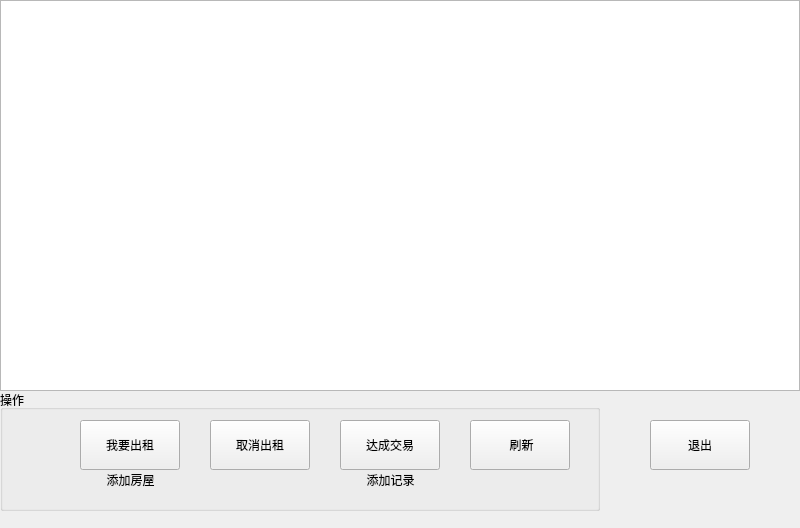
<?xml version="1.0" encoding="UTF-8"?>
<ui version="4.0">
 <class>myrentinghouse</class>
 <widget class="QWidget" name="myrentinghouse">
  <property name="geometry">
   <rect>
    <x>0</x>
    <y>0</y>
    <width>800</width>
    <height>528</height>
   </rect>
  </property>
  <property name="windowTitle">
   <string>Form</string>
  </property>
  <widget class="QTableView" name="mrh_houseview">
   <property name="geometry">
    <rect>
     <x>0</x>
     <y>0</y>
     <width>800</width>
     <height>391</height>
    </rect>
   </property>
  </widget>
  <widget class="QGroupBox" name="groupBox">
   <property name="geometry">
    <rect>
     <x>0</x>
     <y>390</y>
     <width>600</width>
     <height>121</height>
    </rect>
   </property>
   <property name="title">
    <string>操作</string>
   </property>
   <widget class="QPushButton" name="mrh_rentButton">
    <property name="geometry">
     <rect>
      <x>80</x>
      <y>30</y>
      <width>100</width>
      <height>50</height>
     </rect>
    </property>
    <property name="text">
     <string>我要出租</string>
    </property>
   </widget>
   <widget class="QPushButton" name="mrh_cancelrentButton">
    <property name="geometry">
     <rect>
      <x>210</x>
      <y>30</y>
      <width>100</width>
      <height>50</height>
     </rect>
    </property>
    <property name="text">
     <string>取消出租</string>
    </property>
   </widget>
   <widget class="QPushButton" name="mrh_addrecordButton">
    <property name="geometry">
     <rect>
      <x>340</x>
      <y>30</y>
      <width>100</width>
      <height>50</height>
     </rect>
    </property>
    <property name="text">
     <string>达成交易</string>
    </property>
   </widget>
   <widget class="QLabel" name="label">
    <property name="geometry">
     <rect>
      <x>90</x>
      <y>80</y>
      <width>81</width>
      <height>20</height>
     </rect>
    </property>
    <property name="font">
     <font>
      <family>Microsoft YaHei</family>
     </font>
    </property>
    <property name="text">
     <string>&lt;html&gt;&lt;head/&gt;&lt;body&gt;&lt;p align=&quot;center&quot;&gt;添加房屋&lt;/p&gt;&lt;/body&gt;&lt;/html&gt;</string>
    </property>
   </widget>
   <widget class="QLabel" name="label_2">
    <property name="geometry">
     <rect>
      <x>350</x>
      <y>80</y>
      <width>81</width>
      <height>20</height>
     </rect>
    </property>
    <property name="font">
     <font>
      <family>Microsoft YaHei</family>
     </font>
    </property>
    <property name="text">
     <string>&lt;html&gt;&lt;head/&gt;&lt;body&gt;&lt;p align=&quot;center&quot;&gt;添加记录&lt;/p&gt;&lt;/body&gt;&lt;/html&gt;</string>
    </property>
   </widget>
   <widget class="QPushButton" name="mrh_refreshButton">
    <property name="geometry">
     <rect>
      <x>470</x>
      <y>30</y>
      <width>100</width>
      <height>50</height>
     </rect>
    </property>
    <property name="text">
     <string> 刷新</string>
    </property>
   </widget>
  </widget>
  <widget class="QPushButton" name="pushButton_4">
   <property name="geometry">
    <rect>
     <x>650</x>
     <y>420</y>
     <width>100</width>
     <height>50</height>
    </rect>
   </property>
   <property name="text">
    <string>退出</string>
   </property>
  </widget>
 </widget>
 <resources/>
 <connections/>
</ui>
